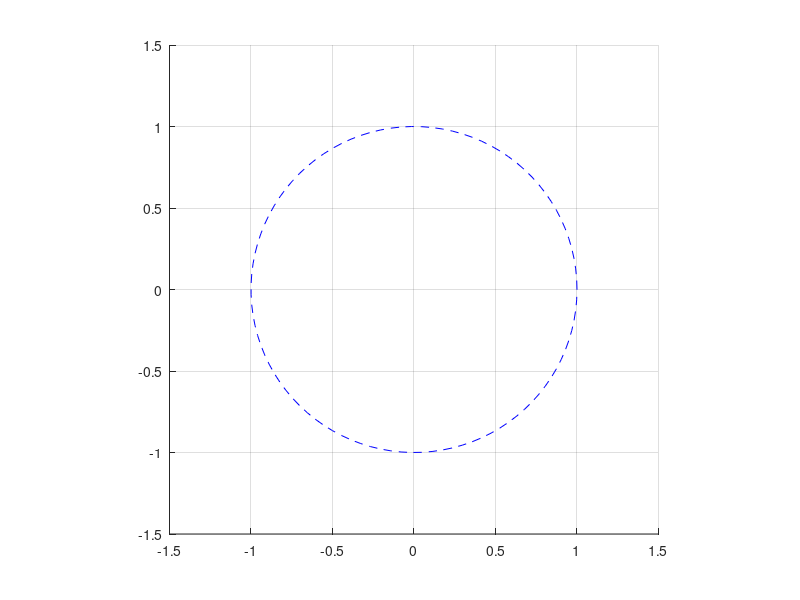

Reproduce this figure in MATLAB.
clc; clear; close all;

figure;
hold on;
grid on;
axis equal;

xlim([-1.5, 1.5])
ylim([-1.5, 1.5])

theta = linspace(0, 2*pi, 100);
x_circle = cos(theta);
y_circle = sin(theta);
plot(x_circle, y_circle, 'b--');

for i=1:length(theta)
  x_point = cos(theta(i));
  y_point = sin(theta(i));

  h = plot(x_point, y_point, 'ro', 'MarkerSize', 10, 'MarkerFaceColor', 'r');
  pause(0.05);

  delete(h);
end
